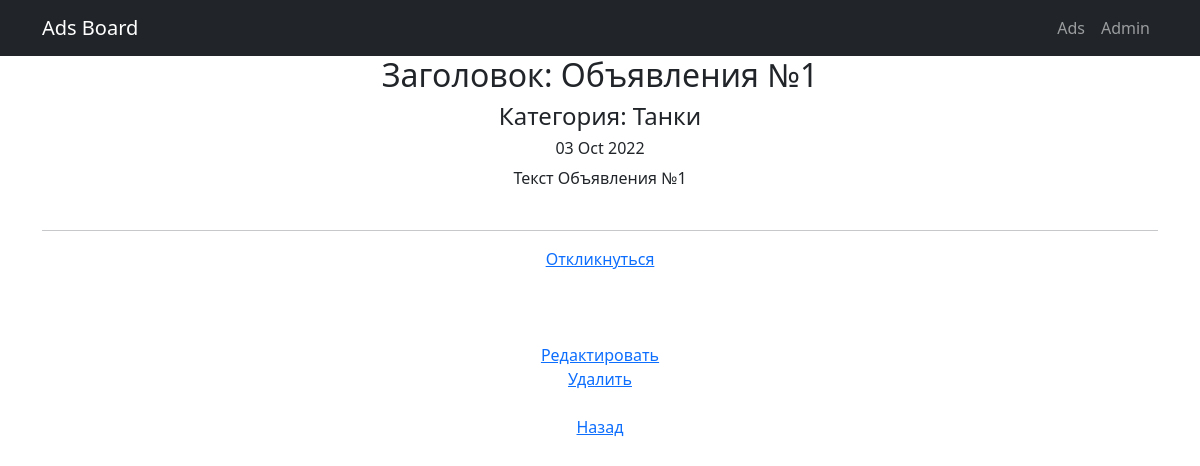
The app's page /ads/1/, older data.
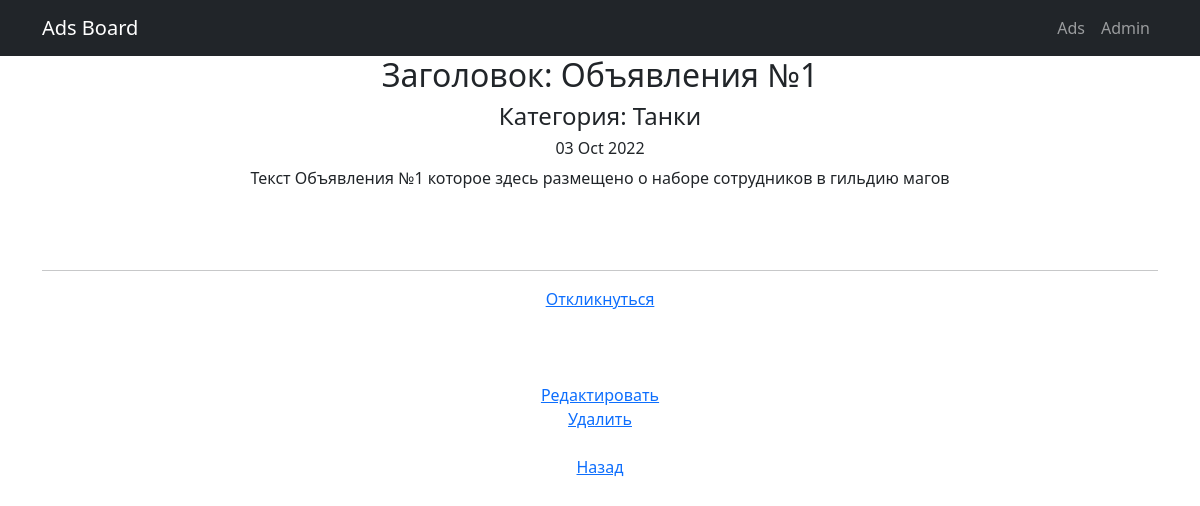
The same page, newer data.
### ad_board/models.py (models this page shows, shortened)
class Ad(models.Model):
    author = models.ForeignKey(User, on_delete=models.CASCADE)              # поле автор со связью 1 to many c моделью User
    dateCreation = models.DateTimeField(auto_now_add=True)                  # поле даты создание с функцией автоматического добавления
    adsCategory = models.ForeignKey(Category, on_delete=models.CASCADE)     # поле автор со связью 1 to many c моделью Category
    title = models.CharField(max_length=128)                               # поле заголовок с ограничением 128 символов
    content = RichTextUploadingField(config_name='default')

class Category(models.Model):
    name = models.CharField(max_length=64, unique=True)
    def __str__(self):
        return self.name

### ad_board/views.py (the view)
# urls.py: path('<int:pk>/', AdDetail.as_view(), name='ad_detail'),
class AdDetail(DetailView):
    model = Ad
    template_name = 'ad.html'
    context_object_name = 'ad'

### templates/ad.html (shortened to what this page needs)
{% extends 'flatpages/default.html' %}
{% block content %}
<h2> Заголовок: {{ ad.title }}</h2>
<h4> Категория: {{ ad.adsCategory }}</h4>
<h6>{{ ad.dateCreation|date:'d M Y' }}</h6>
{{ ad.content|safe }}
<br/><br/>
<hr>
<a href="responsecreate/">Откликнуться</a><br/><br/>
<br/><br/>
<a href="update">Редактировать</a><br/>
<a href="delete">Удалить</a><br/><br/>
<a href="..">Назад</a>
{% endblock content %}

Row changes from the older to the newer data that the page shows:
changed Ad "Объявления №1": content "Текст Объявления №1" → "Текст Объявления №1 которое здесь размещено о наборе сотрудников в гильдию магов"
